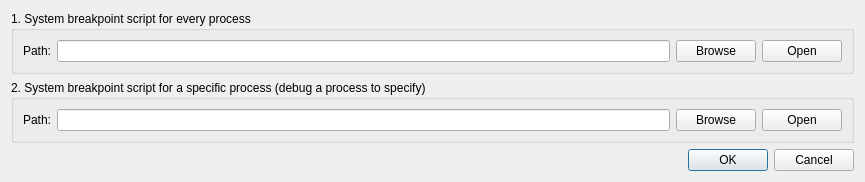
<?xml version="1.0" encoding="UTF-8"?>
<ui version="4.0">
 <class>SystemBreakpointScriptDialog</class>
 <widget class="QDialog" name="SystemBreakpointScriptDialog">
  <property name="geometry">
   <rect>
    <x>0</x>
    <y>0</y>
    <width>865</width>
    <height>169</height>
   </rect>
  </property>
  <property name="windowTitle">
   <string>System breakpoint scripts</string>
  </property>
  <property name="windowIcon">
   <iconset theme="initscript" resource="../../resource.qrc">
    <normaloff>:/Default/icons/initscript.png</normaloff>:/Default/icons/initscript.png</iconset>
  </property>
  <layout class="QVBoxLayout" name="verticalLayout">
   <item>
    <widget class="QGroupBox" name="groupBoxGlobal">
     <property name="title">
      <string>1. System breakpoint script for every process</string>
     </property>
     <layout class="QHBoxLayout" name="horizontalLayout_2">
      <item>
       <widget class="QLabel" name="labelGlobal">
        <property name="text">
         <string>Path:</string>
        </property>
       </widget>
      </item>
      <item>
       <widget class="QLineEdit" name="lineEditGlobal"/>
      </item>
      <item>
       <widget class="QPushButton" name="pushButtonGlobal">
        <property name="text">
         <string>Browse</string>
        </property>
       </widget>
      </item>
      <item>
       <widget class="QPushButton" name="openGlobal">
        <property name="text">
         <string>Open</string>
        </property>
       </widget>
      </item>
     </layout>
    </widget>
   </item>
   <item>
    <widget class="QGroupBox" name="groupBoxDebuggee">
     <property name="title">
      <string>2. System breakpoint script for a specific process (debug a process to specify)</string>
     </property>
     <layout class="QHBoxLayout" name="horizontalLayout_3">
      <item>
       <widget class="QLabel" name="labelDebuggee">
        <property name="text">
         <string>Path:</string>
        </property>
       </widget>
      </item>
      <item>
       <widget class="QLineEdit" name="lineEditDebuggee"/>
      </item>
      <item>
       <widget class="QPushButton" name="pushButtonDebuggee">
        <property name="text">
         <string>Browse</string>
        </property>
       </widget>
      </item>
      <item>
       <widget class="QPushButton" name="openDebuggee">
        <property name="text">
         <string>Open</string>
        </property>
       </widget>
      </item>
     </layout>
    </widget>
   </item>
   <item>
    <widget class="QDialogButtonBox" name="buttonBox">
     <property name="orientation">
      <enum>Qt::Horizontal</enum>
     </property>
     <property name="standardButtons">
      <set>QDialogButtonBox::Cancel|QDialogButtonBox::Ok</set>
     </property>
    </widget>
   </item>
  </layout>
 </widget>
 <resources>
  <include location="../../resource.qrc"/>
 </resources>
 <connections>
  <connection>
   <sender>buttonBox</sender>
   <signal>accepted()</signal>
   <receiver>SystemBreakpointScriptDialog</receiver>
   <slot>accept()</slot>
   <hints>
    <hint type="sourcelabel">
     <x>227</x>
     <y>151</y>
    </hint>
    <hint type="destinationlabel">
     <x>157</x>
     <y>168</y>
    </hint>
   </hints>
  </connection>
  <connection>
   <sender>buttonBox</sender>
   <signal>rejected()</signal>
   <receiver>SystemBreakpointScriptDialog</receiver>
   <slot>reject()</slot>
   <hints>
    <hint type="sourcelabel">
     <x>295</x>
     <y>157</y>
    </hint>
    <hint type="destinationlabel">
     <x>286</x>
     <y>168</y>
    </hint>
   </hints>
  </connection>
 </connections>
</ui>
